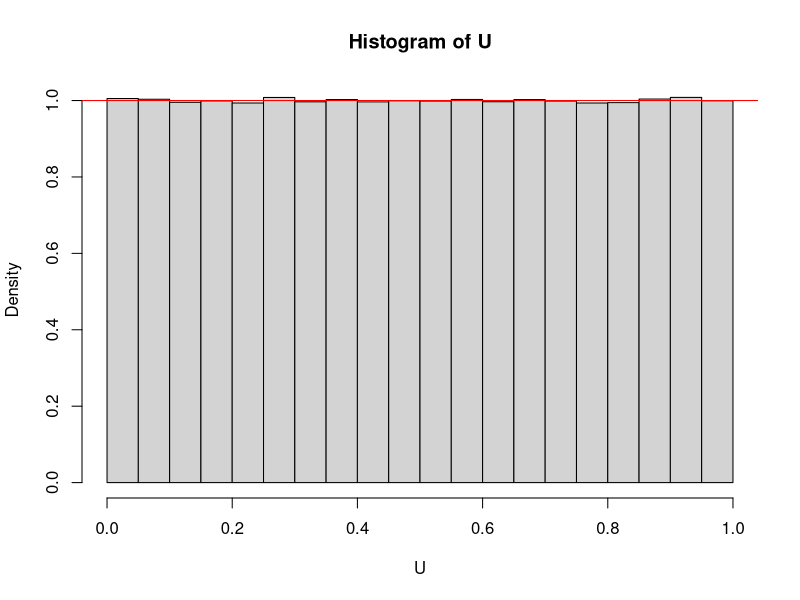
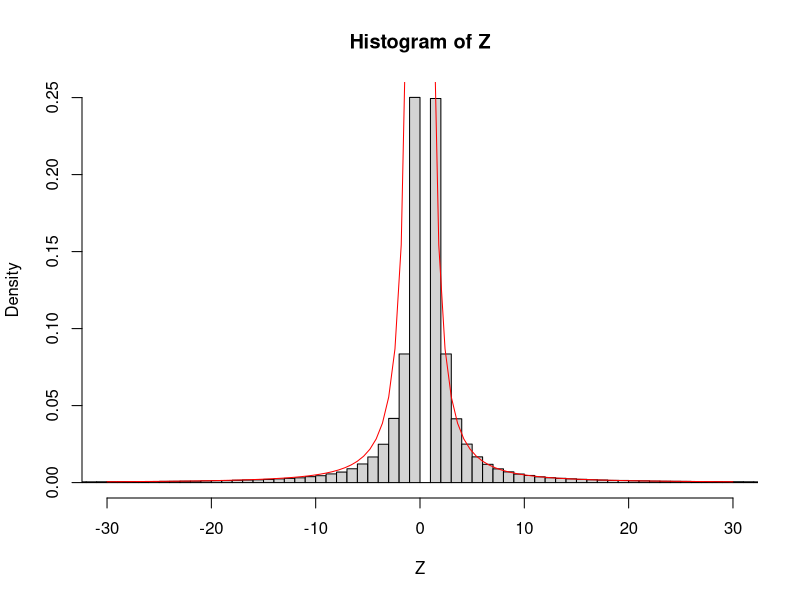

Here is the R script that generated these plots, in order:
  # Homework 7
  # Anna Moeller 
  # 11/2/2018

  # Additional problems

  # Number 1
  n <- 1000000
  X <- rexp(n, 1)
  Y <- rexp(n, 1)
  U <- X/(X + Y)
  hist(U, freq = F)
  abline(h = 1, col = "red")

  # Number 3
  n <- 1000000
  X <- runif(n)
  Y <- runif(n)
  Z <- X/(X-Y)
  hist(Z, breaks = 1000000, xlim = c(-30, 30), freq = F)
  curve(1/(2*x^2), add = T, col = "red")
  
  